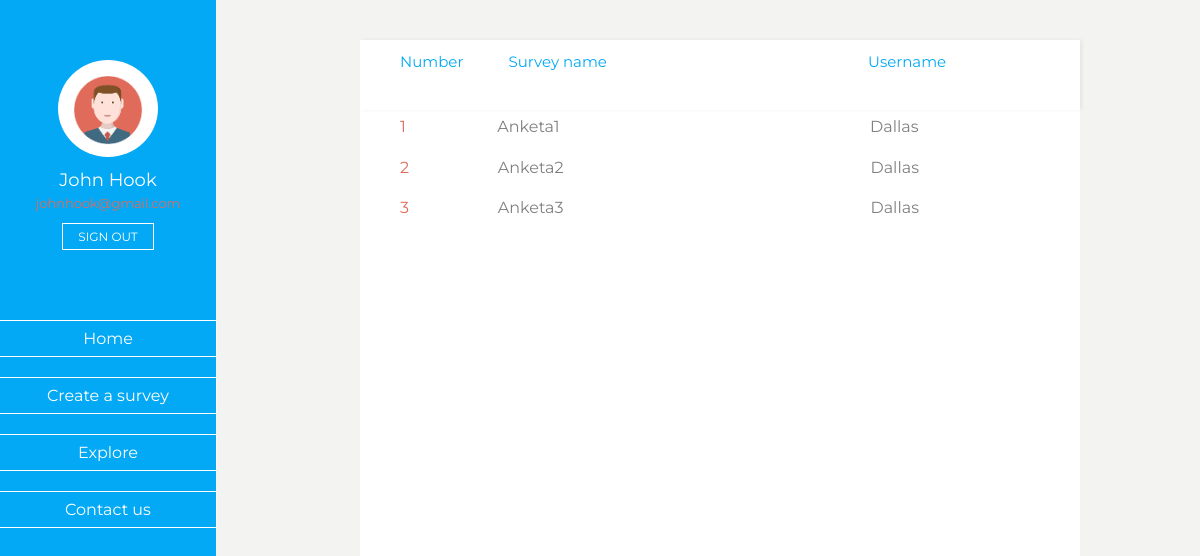
The app's page /explore/index.php, older data.
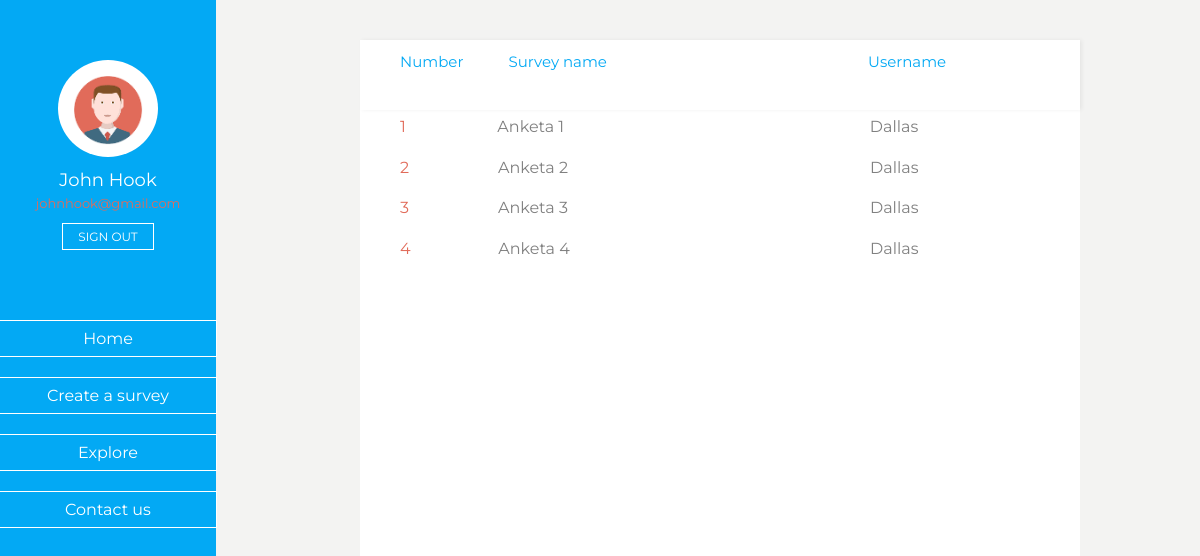
The same page, newer data.
### tables this page shows
CREATE TABLE IF NOT EXISTS `survey_info` (
  `id` int(11) NOT NULL AUTO_INCREMENT,
  `name` varchar(30) NOT NULL,
  `user_id` int(11) NOT NULL,
  PRIMARY KEY (`id`),
  KEY `user_id` (`user_id`)
);

CREATE TABLE IF NOT EXISTS `user_info` (
  `id` int(11) NOT NULL AUTO_INCREMENT,
  `name` varchar(20) NOT NULL,
  `surname` varchar(20) NOT NULL,
  `username` varchar(20) NOT NULL,
  `mail` varchar(40) NOT NULL,
  `password` varchar(20) NOT NULL,
  PRIMARY KEY (`id`)
);

### explore/index.php (the view, shortened to what this page needs)
<!DOCTYPE html>
<html lang="en">
<head>
<?php
    include('../to_include/links.php');
    include('../db_connect.php');
?>
</head>
<body>
<?php include('../to_include/side_nav.php'); ?>
    <div class="main-content">
    <table class="list_surveys">
    <thead>
        <tr>
            <th>Number</th>
            <th>Survey name</th>
            <th>Username</th>
        </tr>
</thead>
       <tbody>
        <?php
                 $sql = "SELECT s.id, s.name, u.username FROM survey_info s
                        JOIN user_info u ON s.user_id = u.id;";
                 $result = $conn->query($sql);
                 if ($result->num_rows > 0) {
                    while($row = $result->fetch_assoc()) {
                        echo "<tr><td class='ids'>". $row["id"]. "</td><td>" .  $row["name"] . "</td><td>" . $row["username"]. "</td></tr>";
                    }
                } else {
                    echo "0 results";
                }
        ?>
        </tbody>
    </table>
    </div>
</body>

Row changes from the older to the newer data that the page shows:
changed survey_info id 1: name "Anketa1" → "Anketa 1"
changed survey_info id 2: name "Anketa2" → "Anketa 2"
changed survey_info id 3: name "Anketa3" → "Anketa 3"
added survey_info: id "4", name "Anketa 4", user.username "Dallas"
